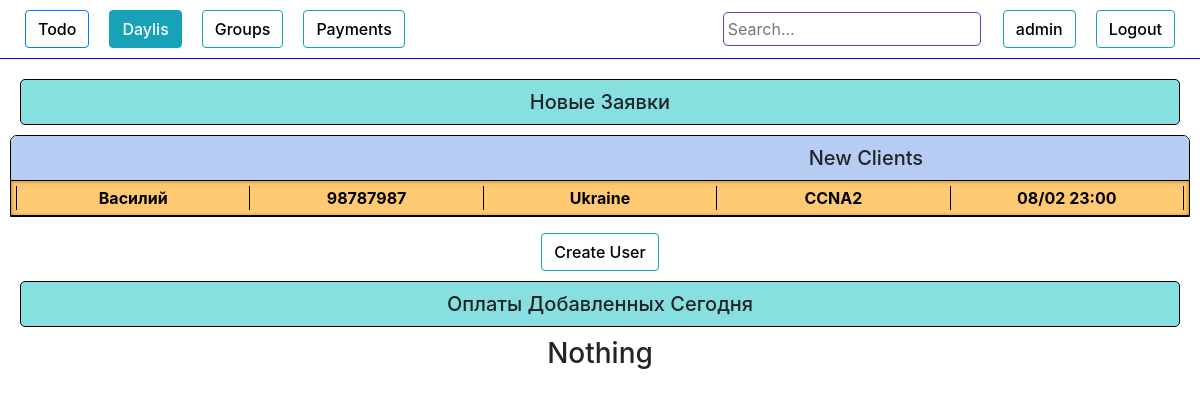
Before: /staff/ (signed in) with the older database file.
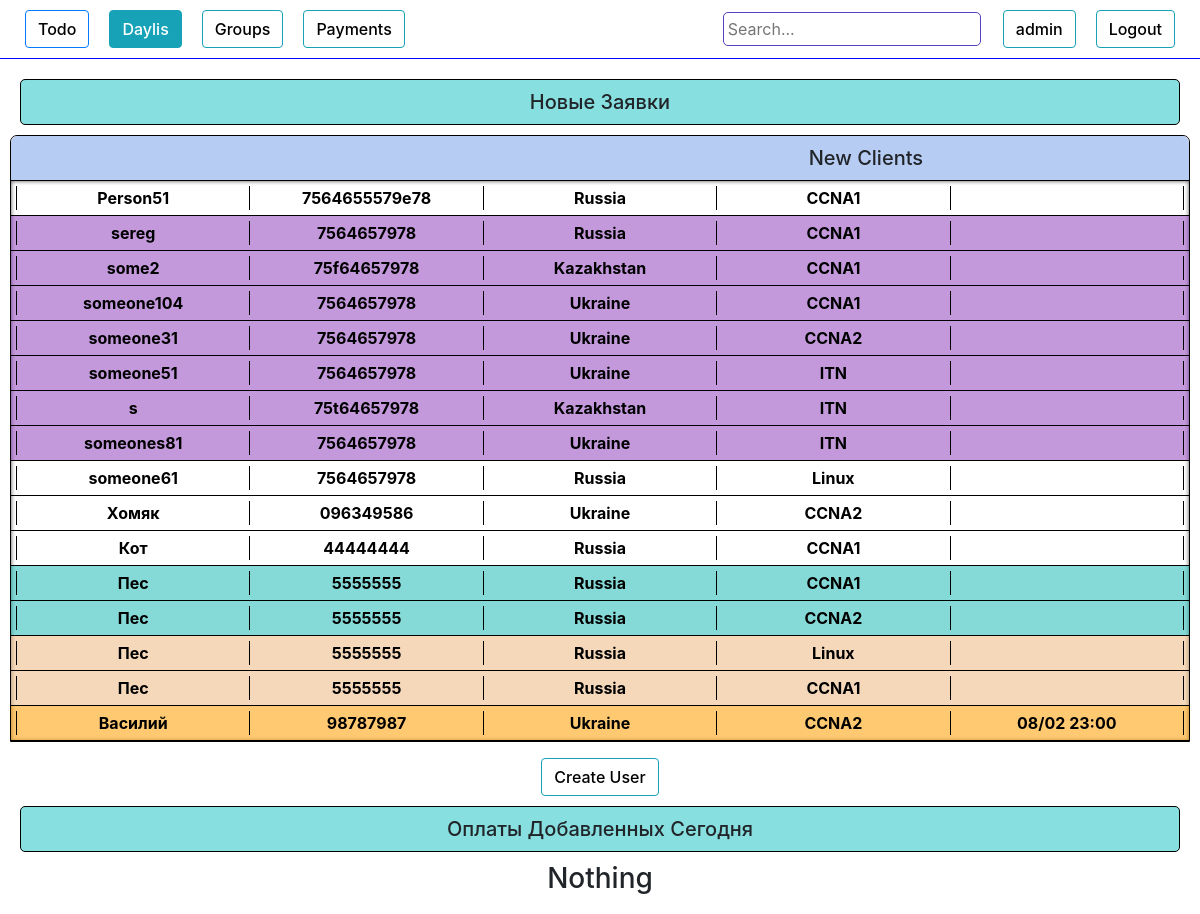
After: the same page with the newer database file.
### authorization/models.py (models this page shows, shortened)
class Daily(models.Model):
    request_date    = models.DateTimeField(blank=True, null=True)
    name            = models.CharField(max_length=100, blank=True)
    phone           = models.CharField(max_length=100, blank=True)
    email           = models.CharField(max_length=100, blank=True)
    course          = models.ForeignKey(Course, on_delete=models.DO_NOTHING)
    country         = models.CharField(max_length=100, blank=True)
    university      = models.CharField(max_length=100, blank=True)
    work            = models.CharField(max_length=100, blank=True)
    where_from      = models.CharField(max_length=100, blank=True)
    currency        = models.CharField(max_length=100, blank=True)
    course_price    = models.IntegerField(blank=True,  default=0)
    comments        = models.TextField(blank=True)
    wishes          = models.TextField(blank=True)
    callback_time   = models.DateTimeField(blank=True, null=True)
    group           = models.ForeignKey(Group, on_delete=models.DO_NOTHING, null=True, blank=True)
    request_status  = models.CharField(max_length=100, blank=True)
    need_confirm  = models.BooleanField(blank=True, null=True)
    payment_history = models.TextField(blank=True)
    total_payment   = models.IntegerField(blank=True, default=0)
    payment_source  = models.CharField(max_length=100, blank=True)
    obligation      = models.IntegerField(blank=True, null=True, default=0)
    def is_not_called(self):
        if self.request_status != 'оплачено частично' and self.request_status != 'ожидаем оплату' and self.request_status != 'отказ' and self.request_status != 'оплачено' and self.request_status != 'перемещен в группы':
            return True
        else:
            return False
    def call_status(self):
        if self.request_status != 'перезвонить':
            return False
        else :
            return True

class Course(models.Model):
    name     = models.CharField(max_length=100, blank=True)
    price    = JSONField(blank=True, null=True)
    def __str__(self):
        return self.name

### authorization/views.py (the view)
# urls.py: path('staff/', views.staff, name='staff'),
@login_required
def staff(request):
    if request.method == 'POST':
        n_form = UserUpdateForm(request.POST, instance=request.user)
        if n_form.is_valid():
            n_form.save()
            messages.success(request, f'Data has been updated!')
            return redirect('staff')
        else:
            messages.warning(request, f'Something wrong, maybe this name is allready taken')
            return redirect('staff')
    else:
        n_form = UserUpdateForm(instance=request.user)
        list_items = Daily.objects.order_by('callback_time', 'email', 'course')
        table_status = False
        for item in list_items:
            if item.is_not_called():
                table_status = True
        list_payments = People.objects.filter(add_date__contains = date.today()).order_by('request_status')
        context = {
        "n_form":n_form,
        "list_items":list_items,
        "table_status":table_status,
        "list_payments":list_payments,
        }
        return render(request,"staff.html",context)

### authorization/forms.py
class UserUpdateForm(forms.ModelForm):
    class Meta:
        model = User
        fields = ['username',]

### authorization/templates/staff.html (shortened to what the changed rows need)
{% load crispy_forms_tags %}
<!DOCTYPE html>
<html lang="en">
<head>
    <link rel="stylesheet" href="https://stackpath.bootstrapcdn.com/bootstrap/4.4.1/css/bootstrap.min.css"> {% load staticfiles %}
    <link rel="stylesheet" href="{% static 'style.css' %}" type="text/css">
</head>
<body>
    <div class="content ">
        <div class="new_tables">
            {% if list_items %} {% if table_status %}
            <div class="table show" id="new_tables">
                <div class="table_content show" id='table_content'>
                    {% for item in list_items %} {% if item.is_not_called %}
                    <div class="item" id="{{item.email}}">
                        <a class="it-a" href="{% url 'item_info_update' item.id %}" target="_blank" onClick="popupWin = window.open(this.href, 'Window', 'location,width=1060,height=710,top=50,left=300'); popupWin.focus(); return false;">
                            <div class="item_header" data-toggle="collapse" data-target="#item_description" {% if item.call_status %} style="background-color: rgba(255, 157, 0, 0.554);" {% endif %}>
                                <table class="item_info_table" style="width:100%">
                                    <tr>
                                        <th>
                                            <div class="name">{{item.name}}</div>
                                        </th>
                                        <th>
                                            <div class="phone">{{item.phone}}</div>
                                        </th>
                                        <th>
                                            <div class="country">{{item.country}}</div>
                                        </th>
                                        <th>
                                            <div class="country">{{item.course}}</div>
                                        </th>
                                        <th>{% if item.callback_time %}
                                            <div class="callback_time">{{ item.callback_time|date:"d/m H:i" }}</div>
                                            {% endif %}</th>
                                    </tr>
                                </table>
                            </div>
                        </a>
                    </div>
                    {% endif %} {% endfor %}
                </div>
            </div>
            {% else %}
            <h3 style="text-align: center;">All done</h3>
            {% endif %} {% else %}
            <h3 style="text-align: center;">Still no tables or something wrong</h3>
            {% endif %}
        </div>
    </div>
</body>
</html>

Changed rows visible on the page:
added Daily: name "Person51", phone "7564655579e78", country "Russia", course "CCNA1", email "guig55iug@m3ail" (drawn)
added Daily: name "sereg", phone "7564657978", country "Russia", course "CCNA1"
added Daily: name "some2", phone "75f64657978", country "Kazakhstan", course "CCNA1"
added Daily: name "someone104", phone "7564657978", country "Ukraine", course "CCNA1"
added Daily: name "someone31", phone "7564657978", country "Ukraine", course "CCNA2"
added Daily: name "someone51", phone "7564657978", country "Ukraine", course "ITN"
added Daily: name "s", phone "75t64657978", country "Kazakhstan", course "ITN"
added Daily: name "someones81", phone "7564657978", country "Ukraine", course "ITN"
added Daily: name "someone61", phone "7564657978", country "Russia", course "Linux", email "guigiyug@mail" (drawn)
added Daily: name "Хомяк", phone "096349586", country "Ukraine", course "CCNA2", email "homa@mail" (drawn)
added Daily: name "Кот", phone "44444444", country "Russia", course "CCNA1", email "kot@m3ail" (drawn)
added Daily: name "Пес", phone "5555555", country "Russia", course "CCNA1", email "sabaka@@mail" (drawn)
added Daily: name "Пес", phone "5555555", country "Russia", course "CCNA2", email "sabaka@@mail" (drawn)
added Daily: name "Пес", phone "5555555", country "Russia", course "Linux", email "sabaka@mail" (drawn)
added Daily: name "Пес", phone "5555555", country "Russia", course "CCNA1", email "sabaka@mail" (drawn)
